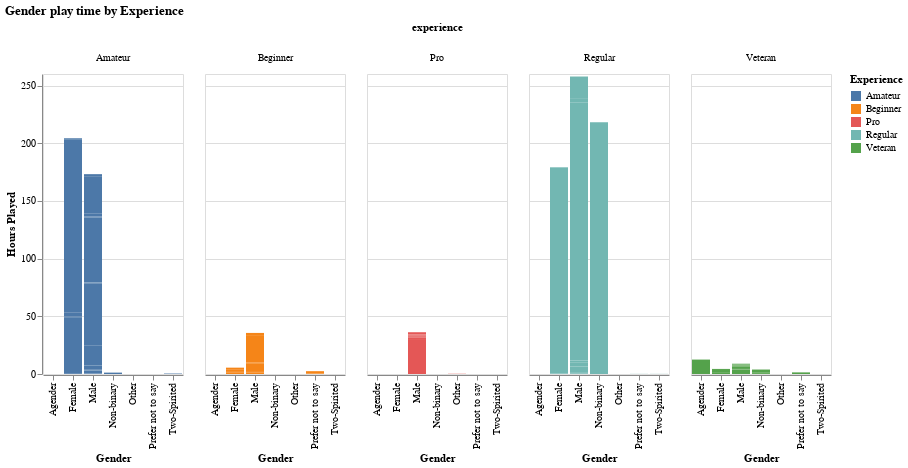

The cell this chart's notebook holds for it:
### Code cell
clean_players_gender = alt.Chart(clean_players).mark_bar().encode(
    x=alt.X("gender").title("Gender"),
    y=alt.Y("played_hours").title("Hours Played"),
    color =alt.Color("experience").title("Experience")
).facet(
    column='experience:N'
).properties(
    title='Gender play time by Experience'
)

clean_players_gender

### Figure 1 — Vega-Lite specification as saved in the notebook (floating-point values rounded to 4 significant figures; data arrays with more than 128 entries replaced by an {"elided": "..."} marker saying what was removed)
{"config": {"view": {"continuousWidth": 300, "continuousHeight": 300}}, "data": {"name": "data-094ab745fb9f06385dd7feabadc0ec26"}, "facet": {"column": {"field": "experience", "type": "nominal"}}, "spec": {"mark": {"type": "bar"}, "encoding": {"color": {"field": "experience", "title": "Experience", "type": "nominal"}, "x": {"field": "gender", "title": "Gender", "type": "nominal"}, "y": {"field": "played_hours", "title": "Hours Played", "type": "quantitative"}}}, "title": "Gender play time by Experience", "$schema": "https://vega.github.io/schema/vega-lite/v5.20.1.json", "datasets": {"data-094ab745fb9f06385dd7feabadc0ec26": {"elided": "196 records"}}}
